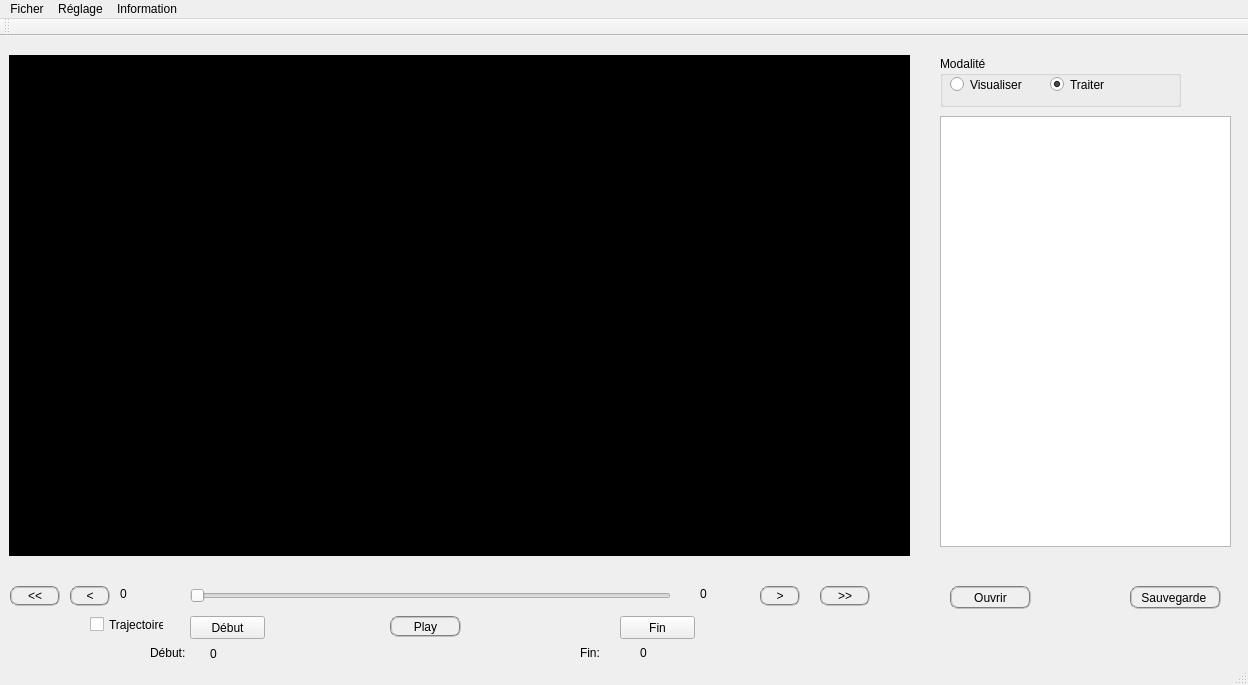
<?xml version="1.0" encoding="UTF-8"?>
<ui version="4.0">
 <class>MainWindow</class>
 <widget class="QMainWindow" name="MainWindow">
  <property name="geometry">
   <rect>
    <x>0</x>
    <y>0</y>
    <width>1248</width>
    <height>685</height>
   </rect>
  </property>
  <property name="windowTitle">
   <string>Vidéo</string>
  </property>
  <widget class="QWidget" name="centralWidget">
   <widget class="video_qlabel" name="VideoLbl">
    <property name="geometry">
     <rect>
      <x>9</x>
      <y>19</y>
      <width>901</width>
      <height>501</height>
     </rect>
    </property>
    <property name="sizePolicy">
     <sizepolicy hsizetype="Preferred" vsizetype="Preferred">
      <horstretch>0</horstretch>
      <verstretch>0</verstretch>
     </sizepolicy>
    </property>
    <property name="styleSheet">
     <string notr="true">Background-color: #000;</string>
    </property>
    <property name="text">
     <string/>
    </property>
   </widget>
   <widget class="QPushButton" name="playBtn">
    <property name="geometry">
     <rect>
      <x>390</x>
      <y>580</y>
      <width>71</width>
      <height>21</height>
     </rect>
    </property>
    <property name="styleSheet">
     <string notr="true">width:15px;height:15px;border-radius:7.5px;border:2px groove gray;</string>
    </property>
    <property name="text">
     <string>Play</string>
    </property>
   </widget>
   <widget class="QSlider" name="videoSlider">
    <property name="geometry">
     <rect>
      <x>190</x>
      <y>550</y>
      <width>481</width>
      <height>20</height>
     </rect>
    </property>
    <property name="minimum">
     <number>1</number>
    </property>
    <property name="value">
     <number>1</number>
    </property>
    <property name="orientation">
     <enum>Qt::Horizontal</enum>
    </property>
   </widget>
   <widget class="QLabel" name="currentLable">
    <property name="geometry">
     <rect>
      <x>120</x>
      <y>550</y>
      <width>61</width>
      <height>16</height>
     </rect>
    </property>
    <property name="text">
     <string>0</string>
    </property>
   </widget>
   <widget class="QLabel" name="totalLable">
    <property name="geometry">
     <rect>
      <x>700</x>
      <y>550</y>
      <width>61</width>
      <height>16</height>
     </rect>
    </property>
    <property name="text">
     <string>0</string>
    </property>
   </widget>
   <widget class="QPushButton" name="forwardButton">
    <property name="geometry">
     <rect>
      <x>760</x>
      <y>550</y>
      <width>40</width>
      <height>20</height>
     </rect>
    </property>
    <property name="styleSheet">
     <string notr="true">border-radius:7.5px;border:2px groove gray;</string>
    </property>
    <property name="text">
     <string>&gt;</string>
    </property>
   </widget>
   <widget class="QPushButton" name="backwardButton">
    <property name="geometry">
     <rect>
      <x>70</x>
      <y>550</y>
      <width>40</width>
      <height>20</height>
     </rect>
    </property>
    <property name="styleSheet">
     <string notr="true">border-radius:7.5px;border:2px groove gray;</string>
    </property>
    <property name="text">
     <string>&lt;</string>
    </property>
   </widget>
   <widget class="QPushButton" name="debutButton">
    <property name="geometry">
     <rect>
      <x>190</x>
      <y>580</y>
      <width>75</width>
      <height>23</height>
     </rect>
    </property>
    <property name="text">
     <string>Début</string>
    </property>
   </widget>
   <widget class="QPushButton" name="finButton">
    <property name="geometry">
     <rect>
      <x>620</x>
      <y>580</y>
      <width>75</width>
      <height>23</height>
     </rect>
    </property>
    <property name="text">
     <string>Fin</string>
    </property>
   </widget>
   <widget class="QCheckBox" name="trajectoirecheckBox">
    <property name="geometry">
     <rect>
      <x>90</x>
      <y>580</y>
      <width>74</width>
      <height>17</height>
     </rect>
    </property>
    <property name="text">
     <string>Trajectoire</string>
    </property>
   </widget>
   <widget class="QPushButton" name="quickbackwardButton">
    <property name="geometry">
     <rect>
      <x>10</x>
      <y>550</y>
      <width>50</width>
      <height>20</height>
     </rect>
    </property>
    <property name="styleSheet">
     <string notr="true">border-radius:7.5px;border:2px groove gray;</string>
    </property>
    <property name="text">
     <string>&lt;&lt;</string>
    </property>
   </widget>
   <widget class="QPushButton" name="quickforwardButton">
    <property name="geometry">
     <rect>
      <x>820</x>
      <y>550</y>
      <width>50</width>
      <height>20</height>
     </rect>
    </property>
    <property name="styleSheet">
     <string notr="true">border-radius:7.5px;border:2px groove gray;</string>
    </property>
    <property name="text">
     <string>&gt;&gt;</string>
    </property>
   </widget>
   <widget class="QListWidget" name="listWidget">
    <property name="geometry">
     <rect>
      <x>940</x>
      <y>80</y>
      <width>291</width>
      <height>431</height>
     </rect>
    </property>
    <property name="verticalScrollMode">
     <enum>QAbstractItemView::ScrollPerPixel</enum>
    </property>
   </widget>
   <widget class="QLabel" name="label_4">
    <property name="geometry">
     <rect>
      <x>150</x>
      <y>610</y>
      <width>46</width>
      <height>13</height>
     </rect>
    </property>
    <property name="text">
     <string>Début:</string>
    </property>
   </widget>
   <widget class="QLabel" name="debutLabel">
    <property name="geometry">
     <rect>
      <x>210</x>
      <y>610</y>
      <width>71</width>
      <height>16</height>
     </rect>
    </property>
    <property name="text">
     <string>0</string>
    </property>
   </widget>
   <widget class="QLabel" name="label_5">
    <property name="geometry">
     <rect>
      <x>580</x>
      <y>610</y>
      <width>46</width>
      <height>13</height>
     </rect>
    </property>
    <property name="text">
     <string>Fin:</string>
    </property>
   </widget>
   <widget class="QLabel" name="finLabel">
    <property name="geometry">
     <rect>
      <x>640</x>
      <y>610</y>
      <width>46</width>
      <height>13</height>
     </rect>
    </property>
    <property name="text">
     <string>0</string>
    </property>
   </widget>
   <widget class="QPushButton" name="savefinButton">
    <property name="geometry">
     <rect>
      <x>1130</x>
      <y>550</y>
      <width>91</width>
      <height>23</height>
     </rect>
    </property>
    <property name="styleSheet">
     <string notr="true">width:15px;height:15px;border-radius:7.5px;border:2px groove gray;</string>
    </property>
    <property name="text">
     <string>Sauvegarde </string>
    </property>
   </widget>
   <widget class="QGroupBox" name="groupBox">
    <property name="geometry">
     <rect>
      <x>940</x>
      <y>20</y>
      <width>241</width>
      <height>51</height>
     </rect>
    </property>
    <property name="title">
     <string>Modalité</string>
    </property>
    <widget class="QRadioButton" name="visualiserButton">
     <property name="geometry">
      <rect>
       <x>10</x>
       <y>20</y>
       <width>82</width>
       <height>17</height>
      </rect>
     </property>
     <property name="text">
      <string>Visualiser</string>
     </property>
     <property name="checked">
      <bool>false</bool>
     </property>
    </widget>
    <widget class="QRadioButton" name="traiterButton">
     <property name="geometry">
      <rect>
       <x>110</x>
       <y>20</y>
       <width>82</width>
       <height>17</height>
      </rect>
     </property>
     <property name="text">
      <string>Traiter</string>
     </property>
     <property name="checked">
      <bool>true</bool>
     </property>
    </widget>
   </widget>
   <widget class="QPushButton" name="ouvrirButton">
    <property name="geometry">
     <rect>
      <x>950</x>
      <y>550</y>
      <width>81</width>
      <height>23</height>
     </rect>
    </property>
    <property name="styleSheet">
     <string notr="true">width:15px;height:15px;border-radius:7.5px;border:2px groove gray;</string>
    </property>
    <property name="text">
     <string>Ouvrir</string>
    </property>
   </widget>
  </widget>
  <widget class="QMenuBar" name="menuBar">
   <property name="geometry">
    <rect>
     <x>0</x>
     <y>0</y>
     <width>1248</width>
     <height>21</height>
    </rect>
   </property>
   <widget class="QMenu" name="menuFichier">
    <property name="title">
     <string>Ficher</string>
    </property>
    <addaction name="actionOuvrirVideo"/>
    <addaction name="separator"/>
    <addaction name="actionQuitter"/>
   </widget>
   <widget class="QMenu" name="menuInformation">
    <property name="title">
     <string>Information</string>
    </property>
    <addaction name="actionInformationObjet"/>
   </widget>
   <widget class="QMenu" name="menuReglage">
    <property name="title">
     <string>Réglage</string>
    </property>
    <addaction name="actionDeplacement"/>
   </widget>
   <addaction name="menuFichier"/>
   <addaction name="menuReglage"/>
   <addaction name="menuInformation"/>
  </widget>
  <widget class="QToolBar" name="mainToolBar">
   <attribute name="toolBarArea">
    <enum>TopToolBarArea</enum>
   </attribute>
   <attribute name="toolBarBreak">
    <bool>false</bool>
   </attribute>
  </widget>
  <widget class="QStatusBar" name="statusBar"/>
  <action name="actionOuvrirVideo">
   <property name="text">
    <string>Ouvrir vidéo</string>
   </property>
  </action>
  <action name="actionSauvegarderVideo">
   <property name="text">
    <string>Sauvegarder vidéo</string>
   </property>
  </action>
  <action name="actionSauvegarderDonnees">
   <property name="text">
    <string>Sauvegarder données</string>
   </property>
  </action>
  <action name="actionQuitter">
   <property name="text">
    <string>Quitter</string>
   </property>
  </action>
  <action name="actionInformationObjet">
   <property name="text">
    <string>Information objet</string>
   </property>
  </action>
  <action name="actionDeplacement">
   <property name="text">
    <string>Déplacement max</string>
   </property>
  </action>
 </widget>
 <layoutdefault spacing="6" margin="11"/>
 <customwidgets>
  <customwidget>
   <class>video_qlabel</class>
   <extends>QLabel</extends>
   <header location="global">video_qlabel.h</header>
  </customwidget>
 </customwidgets>
 <resources/>
 <connections>
  <connection>
   <sender>actionQuitter</sender>
   <signal>triggered()</signal>
   <receiver>MainWindow</receiver>
   <slot>close()</slot>
   <hints>
    <hint type="sourcelabel">
     <x>-1</x>
     <y>-1</y>
    </hint>
    <hint type="destinationlabel">
     <x>319</x>
     <y>232</y>
    </hint>
   </hints>
  </connection>
 </connections>
</ui>
